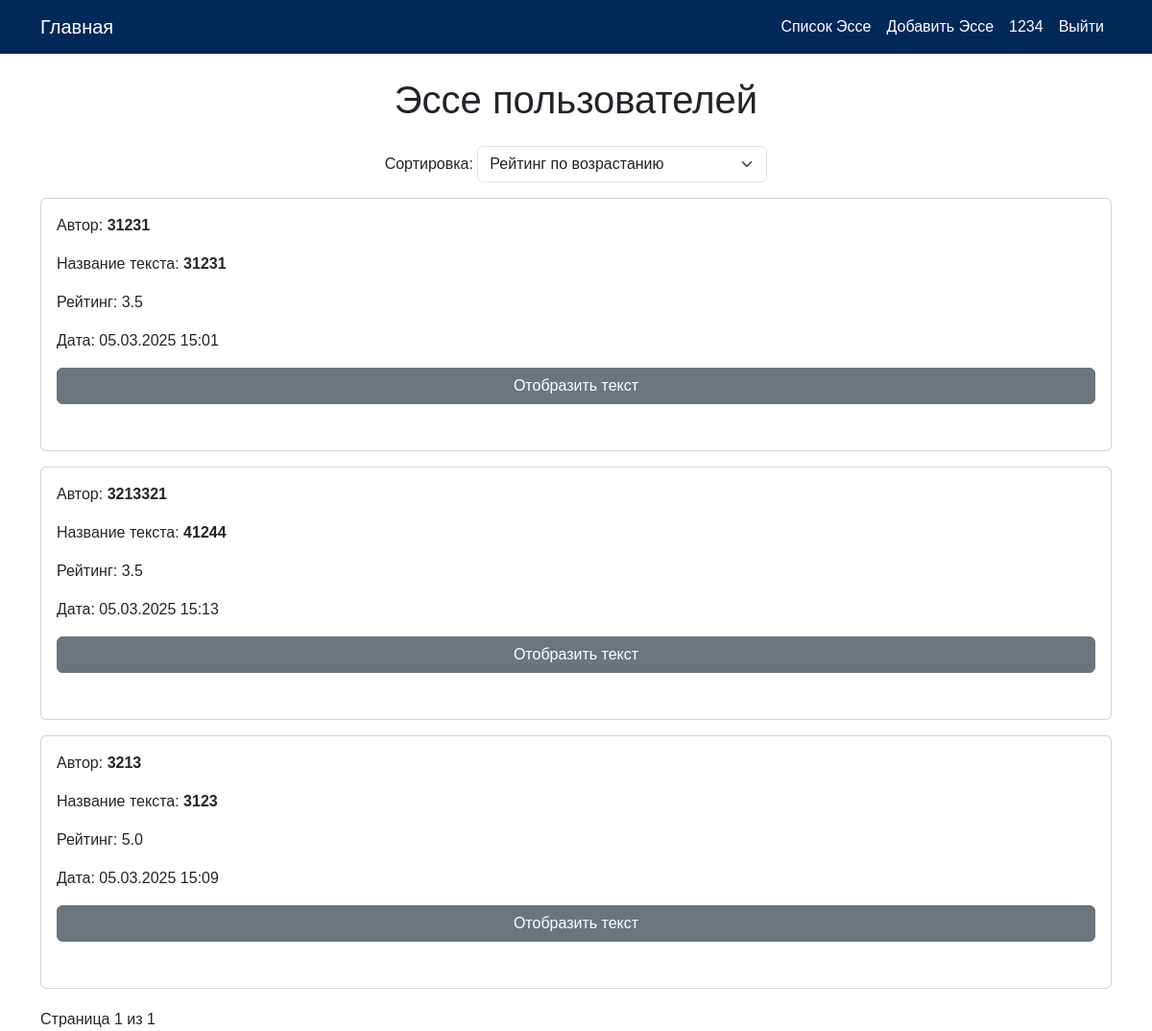
/posts/texts/ (signed in), run on the app's committed database.
### post_and_show/models.py (models this page shows, shortened)
class user_text(models.Model):
    creation_time = models.DateTimeField(auto_now_add=True)
    user_ip = models.GenericIPAddressField()
    user_name = models.TextField()
    text = models.TextField()
    text_name = models.TextField()
    rating = models.FloatField(default=0)  # Поле для хранения среднего рейтинга

### post_and_show/views.py (the view)
# urls.py: path('texts/', text_list, name='text_list'),
def text_list(request):
    sort_order = request.GET.get('sort', 'asc')
    sort_by = request.GET.get('by', 'rating')
    texts = user_text.objects.all()
    if sort_by == 'date':
        texts = texts.order_by('-creation_time' if sort_order == 'desc' else 'creation_time')
    else:
        texts = texts.order_by('-rating' if sort_order == 'desc' else 'rating')
    paginator = Paginator(texts, 5)
    page_number = request.GET.get('page')
    page_obj = paginator.get_page(page_number)
    return render(request, 'text_list.html', {'page_obj': page_obj, 'sort_order': sort_order, 'sort_by': sort_by})

### post_and_show/templates/text_list.html (shortened to what this page needs)
{% load static %}
<!DOCTYPE html>
<html lang="ru">
<head>
    <link href="https://cdn.jsdelivr.net/npm/bootstrap@5.3.0/dist/css/bootstrap.min.css" rel="stylesheet">
    <link rel="stylesheet" href="{% static 'css/styles.css' %}">
</head>
<body>
    {% include 'includes/navbar.html' %}
    <div class="background-image">
        <div class="container">
            <h1 class="text-center my-4">Эссе пользователей</h1>
            <div class="text-center mb-3">
                <label for="sortOrder">Сортировка:</label>
                <div class="d-inline-block">
                    <select id="sortOrder" class="form-select" onchange="changeSort()">
                        <option value="rating-asc" {% if sort_by == 'rating' and sort_order == 'asc' %}selected{% endif %}>Рейтинг по возрастанию</option>
                    </select>
                </div>
            </div>
            <ul class="list-unstyled">
                {% for text in page_obj %}
                    <li class="text-item mb-3">
                        <div class="card p-3">
                            <p>Автор: <strong>{{ text.user_name }}</strong></p>
                            <p>Название текста: <strong>{{ text.text_name }}</strong></p>
                            <p>Рейтинг: {{ text.rating }}</p>
                            <p>Дата: {{ text.creation_time|date:"d.m.Y H:i" }}</p>
                            <button class="btn btn-secondary" onclick="toggleText({{ text.id }})">Отобразить текст</button>
                        </div>
                    </li>
                {% endfor %}
            </ul>
            <div class="pagination text-center">
                <span>Страница {{ page_obj.number }} из {{ page_obj.paginator.num_pages }}</span>
            </div>
        </div>
    </div>
</body>
</html>

### myproject/templates/includes/navbar.html (shortened to what this page needs)
<nav class="navbar navbar-expand-lg navbar-custom">
    <div class="container">
        <a class="navbar-brand" href="{% url 'home' %}">Главная</a>
        <div class="collapse navbar-collapse" id="navbarNav">
            <ul class="navbar-nav ms-auto">
                <li class="nav-item">
                    {% if user.is_authenticated %}
                    <a class="nav-link" href="{% url 'posts:text_list_autor' %}">Список Эссе</a>
                    {% else %}
                    <a class="nav-link" href="{% url 'posts:text_list' %}">Список Эссе</a>
                    {% endif %}
                </li>
                <li class="nav-item">
                    <a class="nav-link" href="{% url 'posts:text_entry' %}">Добавить Эссе</a>
                </li>
                {% if user.is_authenticated %}
                    <li class="nav-item">
                        <span class="nav-link">{{ user.username }}</span>
                    </li>
                    <li class="nav-item">
                        <a class="nav-link" href="{% url 'account_logout' %}">Выйти</a>
                    </li>
                {% endif %}
            </ul>
        </div>
    </div>
</nav>

### myproject/static/css/styles.css (style rules this page uses)
body, html { margin: 0; padding: 0; height: 100%; font-family: Arial, sans-serif; }
.pagination { margin-top: 20px; }
.navbar-custom { background-color: #002859; }
.navbar-custom .navbar-brand, .navbar-custom .nav-link { color: #ffffff; }
.btn { position: relative; overflow: hidden; display: inline-block; }
.navbar-brand { color: white; transition: color 0.5s ease; }

### data on the page
user_text: user_name "31231", text_name "31231", rating "3.5", creation_time "05.03.2025 15:01"
user_text: user_name "3213321", text_name "41244", rating "3.5", creation_time "05.03.2025 15:13"
user_text: user_name "3213", text_name "3123", rating "5.0", creation_time "05.03.2025 15:09"

### other printed values
{{ user.username }} "1234"
{{ page_obj.number }} "1"
{{ page_obj.paginator.num_pages }} "1"
